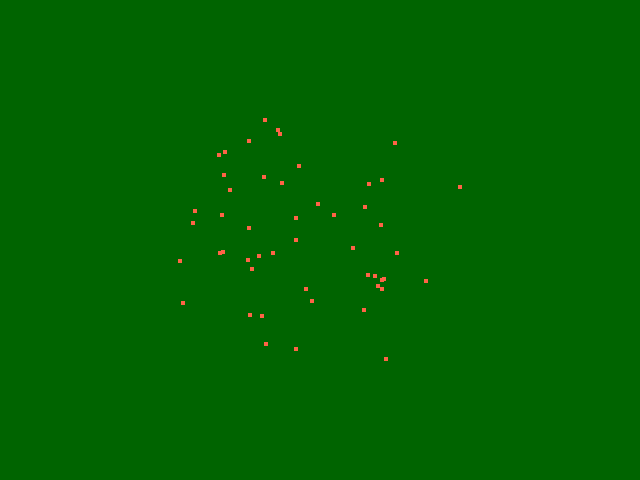

Write the Python code that produced this figure.
#!/usr/bin/env python

# Generate a random point cloud using vtkPointSource.

# Factory overrides: importing these modules registers the OpenGL rendering
# and interaction style implementations for vtkRenderingCore factory classes.
import vtkmodules.vtkInteractionStyle  # noqa: F401
import vtkmodules.vtkRenderingOpenGL2  # noqa: F401
# VTK pipeline classes used in this example
from vtkmodules.vtkFiltersSources import vtkPointSource
from vtkmodules.vtkRenderingCore import (
    vtkActor,
    vtkPolyDataMapper,
    vtkRenderWindow,
    vtkRenderWindowInteractor,
    vtkRenderer,
)

# Colors (normalized RGB)
tomato_rgb = (1.000, 0.388, 0.278)
dark_green_rgb = (0.000, 0.392, 0.000)

# Source: random point cloud
point_source = vtkPointSource()
point_source.SetCenter(0, 0, 0)
point_source.SetNumberOfPoints(50)
point_source.SetRadius(5)

# Mapper: map point cloud to graphics primitives
mapper = vtkPolyDataMapper()
mapper.SetInputConnection(point_source.GetOutputPort())

# Actor: render the point cloud with colour and size
actor = vtkActor()
actor.SetMapper(mapper)
actor.GetProperty().SetColor(tomato_rgb)
actor.GetProperty().SetPointSize(4)

# Renderer: assemble the scene
renderer = vtkRenderer()
renderer.AddActor(actor)
renderer.SetBackground(dark_green_rgb)

# Window: display the rendered scene
render_window = vtkRenderWindow()
render_window.AddRenderer(renderer)
render_window.SetWindowName("point source")
render_window.SetMultiSamples(0)
render_window.SetSize(640, 480)

# Interactor: handle mouse and keyboard events
render_window_interactor = vtkRenderWindowInteractor()
render_window_interactor.SetRenderWindow(render_window)

# Launch the interactive visualization
render_window.Render()
render_window_interactor.Start()
